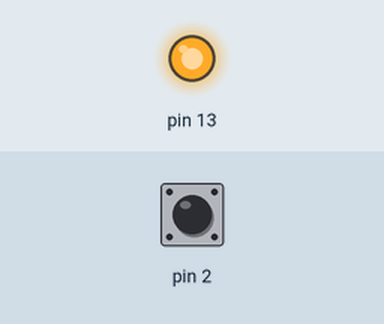
A sketch run on a simulated Arduino Uno, built with avr-gcc and run on an emulated ATmega328P. On the bench: output pins drawn as LEDs (lit = HIGH). Inputs (shaded band) come from the test bench; at power-on: pin 2 HIGH. Sleep ends after the set time or at an interrupt.

Above: at 0.1 s.
At 1.2 s:
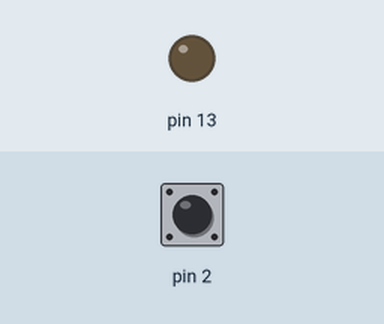
Timing chart, 0 to 2.7 s (numbered marks = the images above):
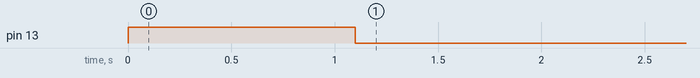

Measured:
- by itself, pin 13: HIGH → LOW at 1.1 s

The sketch:

sleep.ino
```cpp
#include <avr/interrupt.h>
#include <avr/power.h>
#include <avr/sleep.h>
#include <avr/io.h>

void setup() {
  DDRD &= B00000011;
  DDRB = B00000000;

  PORTD |= B11111100;
  PORTB |= B11111111;

  pinMode(13, OUTPUT);
  digitalWrite(13, 1);
}

void loop() {
  delay(1000);

  sleepNow();
}

void sleepNow(){
  attachInterrupt(0, pinFunc, LOW);
  delay(100);

  set_sleep_mode(SLEEP_MODE_PWR_SAVE);
  sleep_enable();
  digitalWrite(13, 0);

  sleep_mode();
  sleep_disable();

  digitalWrite(13,1);
}

void pinFunc(void){
  detachInterrupt(0);
}
```
